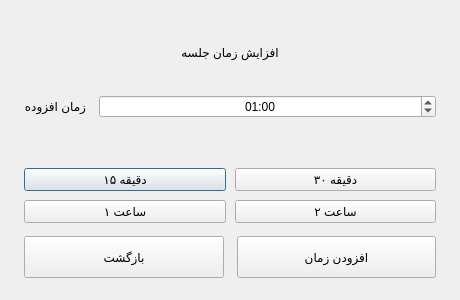
<?xml version="1.0" encoding="UTF-8"?>
<ui version="4.0">
 <class>ExtendTimeDialog</class>
 <widget class="QDialog" name="ExtendTimeDialog">
  <property name="windowModality"><enum>Qt::WindowModality::WindowModal</enum></property><property name="geometry"><rect><x>0</x><y>0</y><width>460</width><height>300</height></rect></property><property name="minimumSize"><size><width>420</width><height>275</height></size></property><property name="windowTitle"><string>افزایش زمان</string></property><property name="modal"><bool>true</bool></property>
  <layout class="QVBoxLayout" name="verticalLayout"><property name="leftMargin"><number>24</number></property><property name="topMargin"><number>22</number></property><property name="rightMargin"><number>24</number></property><property name="bottomMargin"><number>22</number></property><property name="spacing"><number>13</number></property>
   <item><widget class="QLabel" name="extendTitle"><property name="text"><string>افزایش زمان جلسه</string></property><property name="alignment"><set>Qt::AlignmentFlag::AlignCenter</set></property></widget></item>
   <item><layout class="QFormLayout" name="extendForm"><item row="0" column="0"><widget class="QLabel" name="label_time"><property name="text"><string>زمان افزوده</string></property></widget></item><item row="0" column="1"><widget class="QTimeEdit" name="timeEdit_time"><property name="alignment"><set>Qt::AlignmentFlag::AlignCenter</set></property><property name="displayFormat"><string>hh:mm</string></property><property name="time"><time><hour>1</hour><minute>0</minute><second>0</second></time></property></widget></item></layout></item>
   <item><layout class="QGridLayout" name="quickTimeGrid"><property name="horizontalSpacing"><number>9</number></property><property name="verticalSpacing"><number>9</number></property><item row="0" column="0"><widget class="QPushButton" name="pushButton_15Min"><property name="text"><string>۱۵ دقیقه</string></property></widget></item><item row="0" column="1"><widget class="QPushButton" name="pushButton_30Min"><property name="text"><string>۳۰ دقیقه</string></property></widget></item><item row="1" column="0"><widget class="QPushButton" name="pushButton_1Hour"><property name="text"><string>۱ ساعت</string></property></widget></item><item row="1" column="1"><widget class="QPushButton" name="pushButton_2Hour"><property name="text"><string>۲ ساعت</string></property></widget></item></layout></item>
   <item><layout class="QHBoxLayout" name="extendActions"><item><widget class="QPushButton" name="pushButton_back"><property name="minimumSize"><size><width>0</width><height>42</height></size></property><property name="text"><string>بازگشت</string></property></widget></item><item><widget class="QPushButton" name="pushButton_extend"><property name="minimumSize"><size><width>0</width><height>42</height></size></property><property name="text"><string>افزودن زمان</string></property></widget></item></layout></item>
  </layout>
 </widget><resources/><connections/>
</ui>
